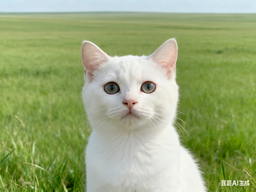
#> input picture database/Database 1.0/猫/1.png, 256 x 192 px, shrunk from 2364 x 1773 before the run; its folder holds 3 pictures in this run
$ python 'Waip AI0.0.6.py'
#> lines starting #> are read from the running program, lines starting #| are printed output that depends on the picture
# 简单的图像生成
import json
import os
from PIL import Image
import random


def Waip_imgea(user_input):
    # 从数据库中查找相关提示词
#> called with user_input = '猫'
    TF = False
    path = os.path.join(os.path.dirname(os.path.abspath(__file__)), '..', 'database','Database 1.0')
    # 遍历数据库中的所有文件目录
    for i in os.listdir(path):
        print(i)
        if i in user_input:
            TF = True
            path_user = os.listdir(os.path.join(os.path.dirname(os.path.abspath(__file__)), '..', 'database','Database 1.0', i))
            xy = []
            # 存储所有图片的尺寸信息
            image_sizes = []

            for j in path_user:
                # 打开图片
                img = Image.open(os.path.join(os.path.dirname(os.path.abspath(__file__)), '..', 'database','Database 1.0', i, j)).convert('RGB')
#> img is the input picture: PIL image 256x192 RGB; mean R, G, B 152.4, 167.8, 117.9
                # 获取并打印图片尺寸
                width, height = img.size
#> width = 256; height = 192
                image_sizes.append((width, height))
                print(f"图片 {j} 尺寸: {width}x{height}")
#| 图片 1.png 尺寸: 256x192

                # 方法1：使用load()获取像素访问对象（更高效）
                pixels = img.load()
                pixel_matrix = [[pixels[x, y] for x in range(width)] for y in range(height)]
#> pixel_matrix = 192 items
                xy.append(pixel_matrix)

            # 计算最小尺寸，确保不会越界访问
            min_width = min(s[0] for s in image_sizes) if image_sizes else 0
            min_height = min(s[1] for s in image_sizes) if image_sizes else 0
            print(f"所有图片的最小尺寸: {min_width}x{min_height}")
    if TF:
        pass
    else:
        return "没有找到相关提示词"
    # 使用计算出的最小尺寸创建图像的二维列表
    img_xy = []
    for k in range(min_height):
        img_xy.append([])
        for g in range(min_width):
            rrr = []
            ggg = []
            bbb = []
            for img_data in xy:
                # 直接访问，因为我们已经确保不会越界
                pixel = img_data[k][g]
                rrr.append(pixel[0])
                ggg.append(pixel[1])
                bbb.append(pixel[2])
            rrr2 = sum(rrr) // len(rrr)
            ggg2 = sum(ggg) // len(ggg)
            bbb2 = sum(bbb) // len(bbb)
            img_xy[k].append([rrr2, ggg2, bbb2])  # 使用列表而不是元组，因为列表可以修改

    # 生成图片 - 直接使用最小尺寸，img_xy已经基于最小尺寸创建
    # 只处理所有图片都有的像素范围
    for h in range(min_height):
        for g in range(min_width):
            # 收集所有图片在该位置的RGB值
            r_values = []
            g_values = []
            b_values = []

            for img_data in xy:
                # 直接访问，因为我们已经确保不会越界
                pixel = img_data[h][g]
                r_values.append(pixel[0])
                g_values.append(pixel[1])
                b_values.append(pixel[2])
            r_values.append(img_xy[h][g][0])
            g_values.append(img_xy[h][g][1])
            b_values.append(img_xy[h][g][2])

            # 决定颜色
            r_fs = ["跟风", -1, -1]
            g_fs = ["跟风", -1, -1]
            b_fs = ["跟风", -1, -1]

            for f in range(3):
                # 检测是要动什么颜色
                if f == 0:
                    # 红色
                    ys = r_values
                    ys2 = "red"
                elif f == 1:
                    # 绿色
                    ys = g_values
                    ys2 = "green"
                elif f == 2:
                    # 蓝色
                    ys = b_values
                    ys2 = "blue"
                # 检查是否有近似重复值
                TF = False
                for t in range(len(ys)):
                    d = ys[t]
                    for j in range(20):
                        if ys.count(d + (j-10)) > (round(len(ys) / 2) / 2):
                            TF = True
                            if ys2 == "red":
                                r_fs[0] = "判决"
                                r_fs[1] = d
                                r_fs[2] = t
                            elif ys2 == "green":
                                g_fs[0] = "判决"
                                g_fs[1] = d
                                g_fs[2] = t
                            elif ys2 == "blue":
                                b_fs[0] = "判决"
                                b_fs[1] = d
                                b_fs[2] = t
                        if TF:
                            break
                    if TF:
                        break
                if not TF:
                    if ys2 == "red":
                        r_fs[0] = "跟风"
                        r_fs[1] = -1
                        r_fs[2] = -1
                    elif ys2 == "green":
                        g_fs[0] = "跟风"
                        g_fs[1] = -1
                        g_fs[2] = -1
                    elif ys2 == "blue":
                        b_fs[0] = "跟风"
                        b_fs[1] = -1
                        b_fs[2] = -1

            gf = 0
            pj = 0
            for kh in range(3):
                if kh == 0:
                    if r_fs[0] == "判决":
                        pj += 1
                    else:
                        gf += 1
                elif kh == 1:
                    if g_fs[0] == "判决":
                        pj += 1
                    else:
                        gf += 1
                elif kh == 2:
                    if b_fs[0] == "判决":
                        pj += 1
                    else:
                        gf += 1

            if gf > pj:
                TF = False
                if h > 0 and g > 0:
                    pj_o = int((img_xy[h - 1][g][0] + img_xy[h - 1][g][1] + img_xy[h - 1][g][2]) / 3)
                    pj_n = int((img_xy[h][g - 1][0] + img_xy[h][g - 1][1] + img_xy[h][g - 1][2]) / 3)
                    wc = pj_n - pj_o
                    if wc > -10 and wc < 10 and h > 0 and g > 0:
                        r_ys = int((img_xy[h - 1][g][0] + img_xy[h][g - 1][0]) / 2)
                        g_ys = int((img_xy[h - 1][g][1] + img_xy[h][g - 1][1]) / 2)
                        b_ys = int((img_xy[h - 1][g][2] + img_xy[h][g - 1][2]) / 2)
                    else:
                        TF = True
                else:
                    TF = True

                if TF:
                    # 随机选择一个值
                    sjys = random.randint(0,len(r_values)-1)
                    r_ys = r_values[sjys]
                    g_ys = g_values[sjys]
                    b_ys = b_values[sjys]
            else:
                if r_fs[0] == "判决":
                    r_ys = r_fs[1]
                else:
                    r_ys = r_values[random.choice([g_fs[2], b_fs[2]])]
                if g_fs[0] == "判决":
                    g_ys = g_fs[1]
                else:
                    g_ys = g_values[random.choice([r_fs[2], b_fs[2]])]
                if b_fs[0] == "判决":
                    b_ys = b_fs[1]
                else:
                    b_ys = b_values[random.choice([r_fs[2], g_fs[2]])]

            # 修改列表中的值
            img_xy[h][g][0] = r_ys
            img_xy[h][g][1] = g_ys
            img_xy[h][g][2] = b_ys
    # 生成完毕
    # 返回图像数据和实际最小尺寸
    return img_xy, min_width, min_height

# 生成图像数据
img_data, actual_width, actual_height = Waip_imgea("猫")

# 在函数外部保存图像到PNG文件
# 创建新图像 - 直接使用实际的最小尺寸
result_image = Image.new('RGB', (actual_width, actual_height))
#> result_image: PIL image 256x192 RGB; every value is 0

# 设置像素值 - 直接使用实际的最小尺寸
for y in range(actual_height):
    for x in range(actual_width):
        # 将列表转换为元组并设置像素
        pixel_value = tuple(img_data[y][x])
        result_image.putpixel((x, y), pixel_value)
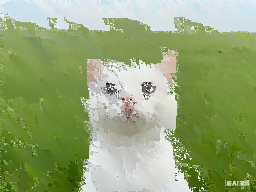
#> result_image: PIL image 256x192 RGB; mean R, G, B 148, 165.8, 116.9

# 保存图片
save_path = os.path.join(os.path.dirname(os.path.abspath(__file__)), '..', 'database', 'generated_image.png')
result_image.save(save_path)
print(f"图片已成功保存到: {save_path}")
